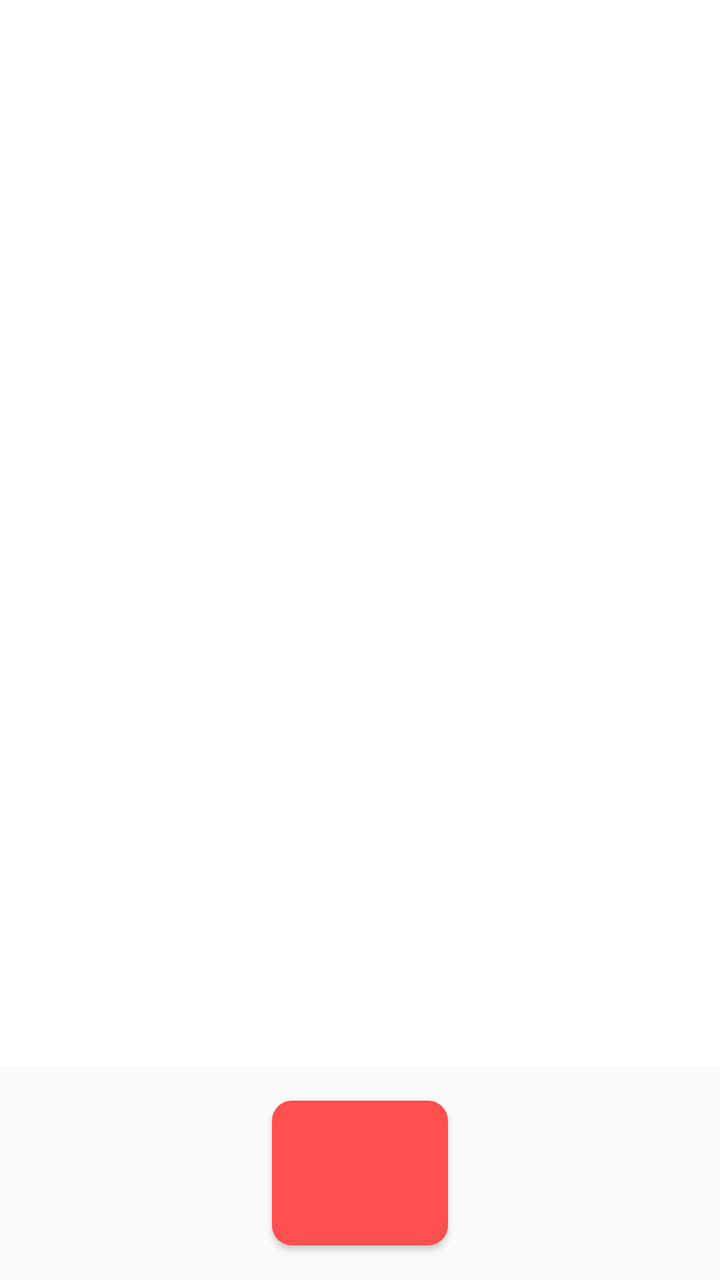
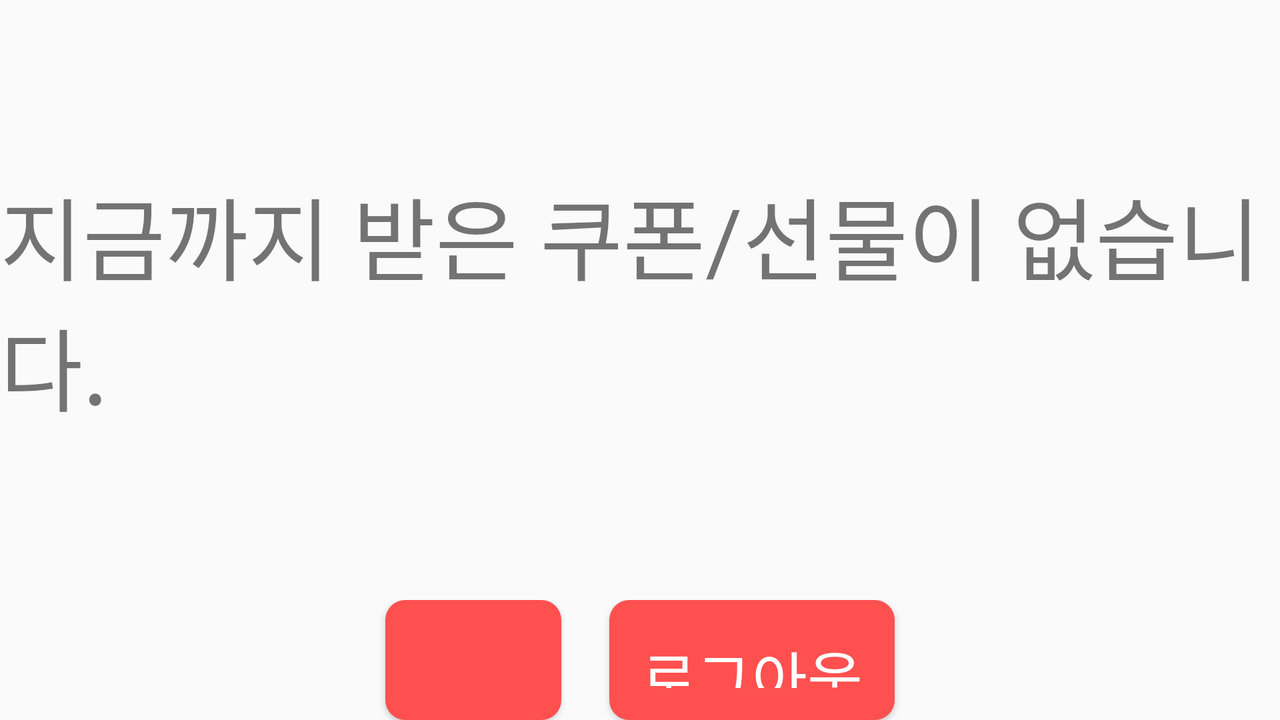

One screen, two layout resources from the same app: the default and the author's alternative for another configuration. Each is rendered where Android would select it; the XML of both is given below.
<!-- AndroidManifest.xml: activity theme Theme.AppCompat.Light.NoActionBar -->
<!-- res/layout/fragment_giftbox.xml -->
<?xml version="1.0" encoding="utf-8"?>
<LinearLayout
        android:layout_height="match_parent"
        android:layout_width="match_parent"
        android:orientation="vertical"
        android:gravity="center"
        xmlns:android="http://schemas.android.com/apk/res/android">

    <LinearLayout
            android:layout_weight="5"
            android:layout_width="1000dp"
            android:layout_height="0px">
        <android.support.v7.widget.RecyclerView
                xmlns:android="http://schemas.android.com/apk/res/android"
                android:id="@+id/giftbox_recycler_view"
                android:background="@drawable/round_corner_white"
                android:layout_width="match_parent"
                android:layout_height="match_parent"/>
    </LinearLayout>


    <LinearLayout
            android:layout_weight="1"
            android:layout_width="match_parent"
            android:gravity="center"
            android:layout_height="0px">
        <Button
                android:id="@+id/btn_go_search"
                android:layout_width="wrap_content"
                android:layout_height="wrap_content"
                android:textSize="@dimen/text_size_30"
                android:textColor="@color/colorWhite"
                android:background="@drawable/round_corner_red"
                android:paddingTop="@dimen/activity_margin_16"
                android:paddingBottom="@dimen/activity_margin_16"
                android:paddingRight="@dimen/activity_margin_16"
                android:paddingLeft="@dimen/activity_margin_16"/>
    </LinearLayout>
</LinearLayout>
<!-- resources referenced by this layout -->
<resources>
  <color name="colorWhite">#FFFFFF</color>
  <dimen name="activity_margin_16">16dp</dimen>
  <dimen name="text_size_30">30dp</dimen>
  <!-- drawable round_corner_red (drawable) -->
  <?xml version="1.0" encoding="utf-8"?>
  <shape xmlns:android="http://schemas.android.com/apk/res/android">
  
      <solid android:color="@color/colorDeepRed"/>
  
  
      
      
      
      
  
      <corners android:radius="10dp"/>
  
      <padding
              android:left="10dp"
              android:top="10dp"
              android:right="10dp"
              android:bottom="10dp"/>
  
  </shape>
  <!-- drawable round_corner_white (drawable) -->
  <?xml version="1.0" encoding="utf-8"?>
  <shape xmlns:android="http://schemas.android.com/apk/res/android">
  
      <solid android:color="@color/colorWhite"/>
  
  
      
      
      
      
  
      <corners android:radius="10dp"/>
  
      <padding
              android:left="10dp"
              android:top="10dp"
              android:right="10dp"
              android:bottom="10dp"/>
  
  </shape>
  <color name="colorDeepRed">#FF5050</color>
</resources>
<!-- res/layout-land/fragment_giftbox.xml (the author's variant of the layout above) -->
<!-- drawn on the phone turned sideways -->
<?xml version="1.0" encoding="utf-8"?>
<LinearLayout
        android:layout_height="match_parent"
        android:layout_width="match_parent"
        android:orientation="vertical"
        android:gravity="center"
        xmlns:android="http://schemas.android.com/apk/res/android">

    <LinearLayout
            android:orientation="vertical"
            android:layout_weight="5"
            android:layout_width="match_parent"
            android:layout_height="0px">
        <FrameLayout
                android:id="@+id/fl_none_list"
                android:layout_width="match_parent"
                android:layout_height="match_parent">
            <TextView
                    android:layout_gravity="center"
                    android:text="지금까지 받은 쿠폰/선물이 없습니다."
                    android:textSize="@dimen/activity_margin_45"
                    android:layout_width="wrap_content"
                    android:layout_height="wrap_content"/>
        </FrameLayout>

        <android.support.v7.widget.RecyclerView
                xmlns:android="http://schemas.android.com/apk/res/android"
                android:id="@+id/giftbox_recycler_view"
                android:background="@drawable/round_corner_white"
                android:layout_width="match_parent"
                android:layout_height="match_parent"/>
    </LinearLayout>


    <LinearLayout
            android:layout_weight="1"
            android:layout_width="match_parent"
            android:gravity="center"
            android:layout_height="0px">
        <Button
                android:id="@+id/btn_go_search"
                android:layout_width="wrap_content"
                android:layout_height="wrap_content"
                android:textSize="@dimen/text_size_30"
                android:textColor="@color/colorWhite"
                android:background="@drawable/round_corner_red"
                android:paddingTop="@dimen/activity_margin_16"
                android:paddingBottom="@dimen/activity_margin_16"
                android:paddingRight="@dimen/activity_margin_16"
                android:paddingLeft="@dimen/activity_margin_16"/>

        <Button
                android:id="@+id/btn_logout"
                android:layout_marginLeft="@dimen/activity_margin_24"
                android:textSize="@dimen/text_size_30"
                android:background="@drawable/round_corner_red"
                android:paddingTop="@dimen/activity_margin_16"
                android:paddingBottom="@dimen/activity_margin_16"
                android:paddingRight="@dimen/activity_margin_16"
                android:paddingLeft="@dimen/activity_margin_16"
                android:textColor="@color/colorWhite"
                android:layout_width="wrap_content"
                android:layout_height="wrap_content"
                android:text="@string/btn_logout"/>
    </LinearLayout>
</LinearLayout>
<!-- resources referenced by the variant -->
<!-- as the phone turned sideways resolves them -->
<resources>
  <color name="colorWhite">#FFFFFF</color>
  <dimen name="activity_margin_16">16dp</dimen>
  <dimen name="activity_margin_24">24dp</dimen>
  <dimen name="activity_margin_45">45dp</dimen>
  <dimen name="text_size_30">30dp</dimen>
  <!-- drawable round_corner_red (drawable) -->
  <?xml version="1.0" encoding="utf-8"?>
  <shape xmlns:android="http://schemas.android.com/apk/res/android">
  
      <solid android:color="@color/colorDeepRed"/>
  
  
      
      
      
      
  
      <corners android:radius="10dp"/>
  
      <padding
              android:left="10dp"
              android:top="10dp"
              android:right="10dp"
              android:bottom="10dp"/>
  
  </shape>
  <!-- drawable round_corner_white (drawable) -->
  <?xml version="1.0" encoding="utf-8"?>
  <shape xmlns:android="http://schemas.android.com/apk/res/android">
  
      <solid android:color="@color/colorWhite"/>
  
  
      
      
      
      
  
      <corners android:radius="10dp"/>
  
      <padding
              android:left="10dp"
              android:top="10dp"
              android:right="10dp"
              android:bottom="10dp"/>
  
  </shape>
  <string name="btn_logout">로그아웃</string>
  <color name="colorDeepRed">#FF5050</color>
</resources>
